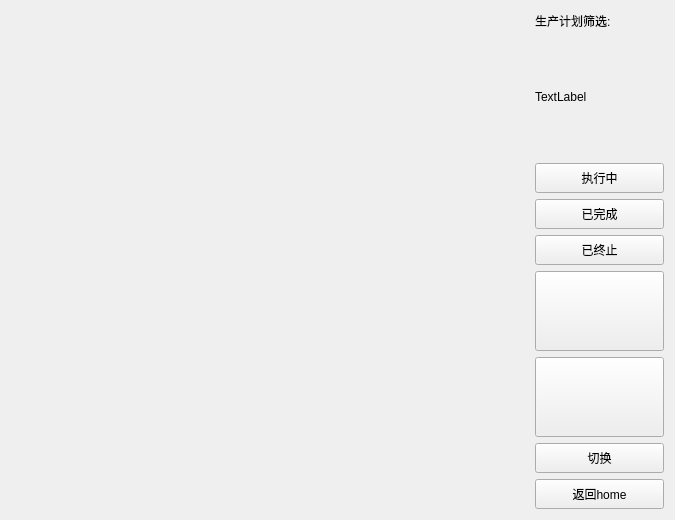
<?xml version="1.0" encoding="UTF-8"?>
<ui version="4.0">
 <class>Program2</class>
 <widget class="QWidget" name="Program2">
  <property name="geometry">
   <rect>
    <x>0</x>
    <y>0</y>
    <width>675</width>
    <height>493</height>
   </rect>
  </property>
  <property name="windowTitle">
   <string>Form</string>
  </property>
  <layout class="QHBoxLayout" name="horizontalLayout_2" stretch="4,1">
   <item>
    <widget class="QWidget" name="widget" native="true"/>
   </item>
   <item>
    <layout class="QVBoxLayout" name="verticalLayout" stretch="0,0,0,0,0,0,0,0,0">
     <item>
      <layout class="QHBoxLayout" name="horizontalLayout">
       <item>
        <widget class="QLabel" name="label">
         <property name="minimumSize">
          <size>
           <width>0</width>
           <height>0</height>
          </size>
         </property>
         <property name="maximumSize">
          <size>
           <width>16777215</width>
           <height>16777215</height>
          </size>
         </property>
         <property name="text">
          <string>生产计划筛选:</string>
         </property>
        </widget>
       </item>
       <item>
        <spacer name="horizontalSpacer">
         <property name="orientation">
          <enum>Qt::Horizontal</enum>
         </property>
         <property name="sizeHint" stdset="0">
          <size>
           <width>40</width>
           <height>20</height>
          </size>
         </property>
        </spacer>
       </item>
      </layout>
     </item>
     <item>
      <widget class="QLabel" name="label_2">
       <property name="minimumSize">
        <size>
         <width>0</width>
         <height>120</height>
        </size>
       </property>
       <property name="text">
        <string>TextLabel</string>
       </property>
      </widget>
     </item>
     <item>
      <widget class="QPushButton" name="pushButton">
       <property name="sizePolicy">
        <sizepolicy hsizetype="Minimum" vsizetype="Fixed">
         <horstretch>0</horstretch>
         <verstretch>0</verstretch>
        </sizepolicy>
       </property>
       <property name="minimumSize">
        <size>
         <width>0</width>
         <height>30</height>
        </size>
       </property>
       <property name="text">
        <string>执行中</string>
       </property>
      </widget>
     </item>
     <item>
      <widget class="QPushButton" name="pushButton_2">
       <property name="minimumSize">
        <size>
         <width>0</width>
         <height>30</height>
        </size>
       </property>
       <property name="text">
        <string>已完成</string>
       </property>
      </widget>
     </item>
     <item>
      <widget class="QPushButton" name="pushButton_3">
       <property name="minimumSize">
        <size>
         <width>0</width>
         <height>30</height>
        </size>
       </property>
       <property name="text">
        <string>已终止</string>
       </property>
      </widget>
     </item>
     <item>
      <widget class="QPushButton" name="pushButton_6">
       <property name="minimumSize">
        <size>
         <width>0</width>
         <height>80</height>
        </size>
       </property>
       <property name="styleSheet">
        <string notr="true">QWidget{border-image: url(:/new/prefix1/img/change2.png);}</string>
       </property>
       <property name="text">
        <string/>
       </property>
       <property name="iconSize">
        <size>
         <width>80</width>
         <height>80</height>
        </size>
       </property>
      </widget>
     </item>
     <item>
      <widget class="QPushButton" name="pushButton_7">
       <property name="minimumSize">
        <size>
         <width>0</width>
         <height>80</height>
        </size>
       </property>
       <property name="styleSheet">
        <string notr="true">QWidget{border-image: url(:/new/prefix1/img/change1.png);}</string>
       </property>
       <property name="text">
        <string/>
       </property>
       <property name="autoDefault">
        <bool>false</bool>
       </property>
       <property name="default">
        <bool>false</bool>
       </property>
      </widget>
     </item>
     <item>
      <widget class="QPushButton" name="pushButton_4">
       <property name="minimumSize">
        <size>
         <width>0</width>
         <height>30</height>
        </size>
       </property>
       <property name="text">
        <string>切换</string>
       </property>
      </widget>
     </item>
     <item>
      <widget class="QPushButton" name="pushButton_5">
       <property name="minimumSize">
        <size>
         <width>0</width>
         <height>30</height>
        </size>
       </property>
       <property name="text">
        <string>返回home</string>
       </property>
      </widget>
     </item>
    </layout>
   </item>
  </layout>
 </widget>
 <resources/>
 <connections/>
</ui>
